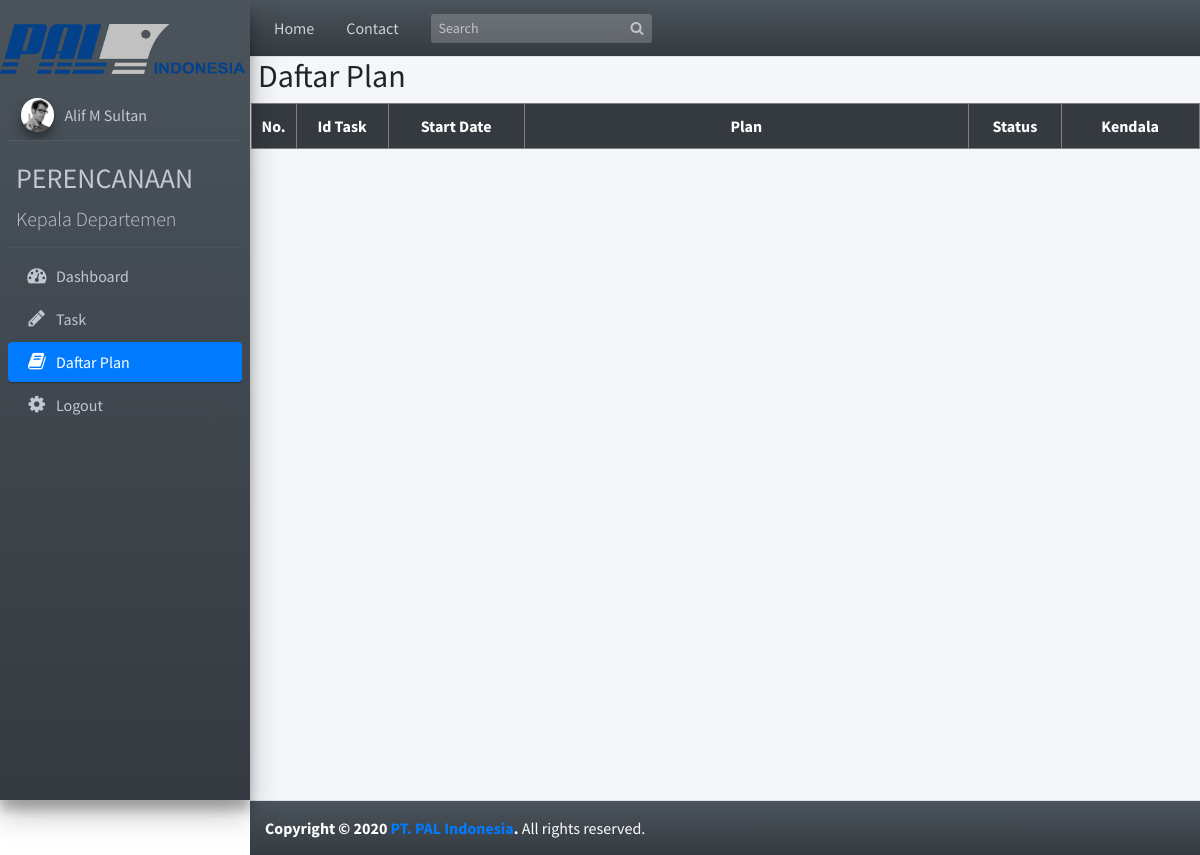
The page /pages/user_2/dashboard_2.php?plan (signed in) on the database as committed earlier.
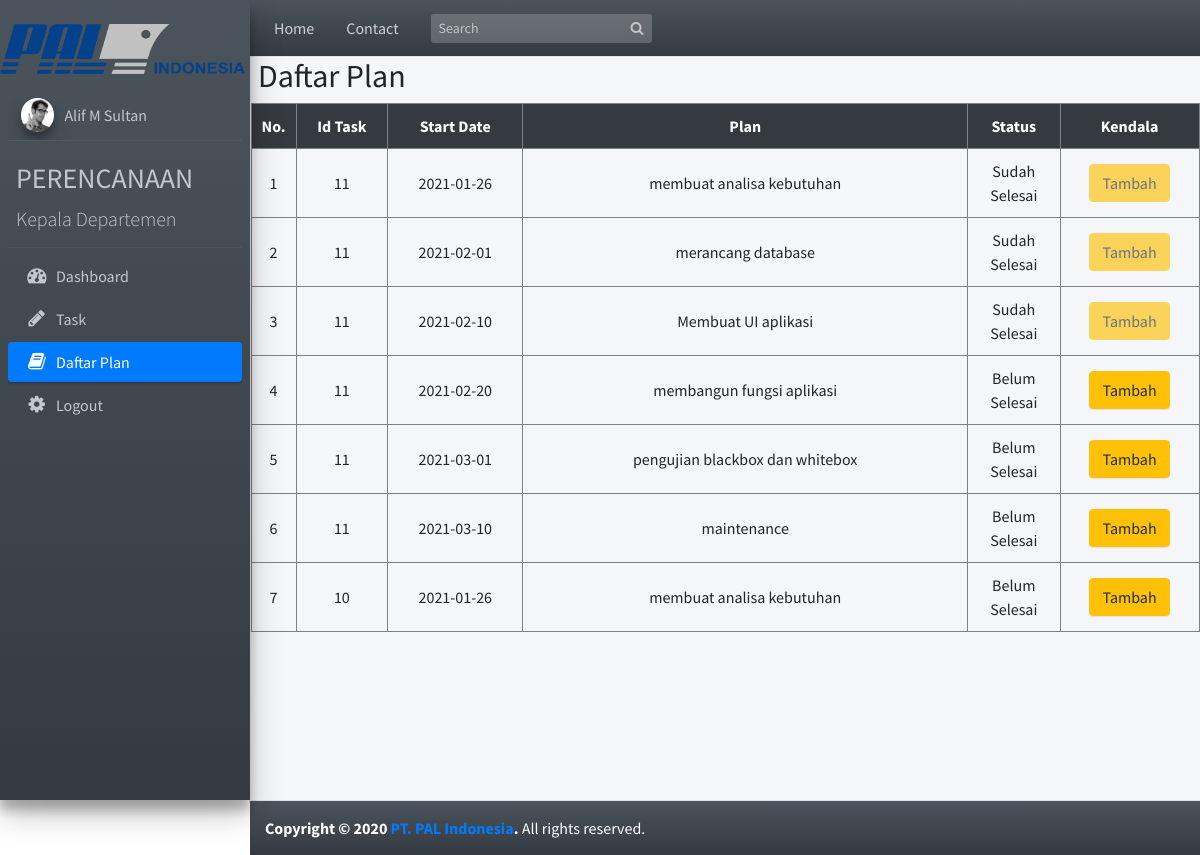
The same page on the database as committed later.
### tables this page shows
CREATE TABLE `tabel_plan` (
  `id_plan` int(11) NOT NULL,
  `id_task` int(11) NOT NULL,
  `date` date NOT NULL,
  `plan` varchar(255) NOT NULL,
  `status` int(1) NOT NULL
);

### pages/user_2/daftar_plan.php (the view, shortened to what this page needs)
<?php
  $no=1;
  $connect = mysqli_connect("localhost", "root", "", "magang_pal");
  $query = "SELECT * FROM tabel_plan ORDER BY id_plan ASC";
  $result = mysqli_query($connect, $query);
?>
<h2>Daftar Plan</h2>
<div class="row mb-2">
  <div class="table-responsive">
    <div id="daftar_plan">
      <table border="1" cellpadding="10" style="text-align:center;">
        <tr  bgcolor="#343a40"  style="color:#ffffff;">
            <th>No.</th>
            <th width=10%>Id Task</th>
            <th width=15%>Start Date</th>
            <th width=50%>Plan</th>
            <th width=10%>Status</th>
            <th width=15%>Kendala</th>
        </tr>
            <?php
              while($row = mysqli_fetch_array($result))
              {
            ?>
        <tr>
              <td><?php echo $no ?></td>
              <td><?php echo $row['id_task'] ?></td>
              <td><?php echo $row['date'] ?></td>
              <td><?php echo $row['plan'] ?></td>
              <td>
                  <?php if($row['status']=='1')
                      {
                    ?>
                        <a>Sudah Selesai</a>
                    <?php } else { ?>
                      <a>Belum Selesai</a>
                    <?php }
                    ?>
                  </td>
              <td>
                <?php if($row['status']=='1')
                  {
                ?>
                    <input disabled type="button" name="add" value="Tambah" id="<?php echo $row["id_plan"]; ?>" class="btn btn-warning btn-xs tambah_data"/>
                <?php } else { ?>
                    <input type="button" name="add" value="Tambah" id="<?php echo $row["id_plan"]; ?>" class="btn btn-warning btn-xs tambah_data"/>
                <?php }
                 ?>
              </td>
        </tr>
              <?php $no++;
                }
              ?>
      </table>
    </div>
  </div>
</div>

### pages/user_2/dashboard_2.php (shortened to what this page needs)
<!DOCTYPE html>
<html>
<head>
  <link rel="stylesheet" href="../../plugins/font-awesome/css/font-awesome.min.css">
  <link rel="stylesheet" href="https://code.ionicframework.com/ionicons/2.0.1/css/ionicons.min.css">
  <link rel="stylesheet" href="../../dist/css/adminlte.min.css">
  <link rel="stylesheet" href="../../plugins/iCheck/flat/blue.css">
  <link rel="stylesheet" href="../../plugins/morris/morris.css">
  <link rel="stylesheet" href="../../plugins/jvectormap/jquery-jvectormap-1.2.2.css">
  <link rel="stylesheet" href="../../plugins/datepicker/datepicker3.css">
  <link rel="stylesheet" href="../../plugins/daterangepicker/daterangepicker-bs3.css">
  <link rel="stylesheet" href="../../plugins/bootstrap-wysihtml5/bootstrap3-wysihtml5.min.css">
</head>
<body class="hold-transition sidebar-mini">
<div class="wrapper">
  <nav class="main-header navbar navbar-expand bg-dark-gradient navbar-dark border-bottom">
    <ul class="navbar-nav">
      <li class="nav-item d-none d-sm-inline-block">
        <a href="dashboard_2.php" class="nav-link">Home</a>
      </li>
      <li class="nav-item d-none d-sm-inline-block">
        <a href="#" class="nav-link">Contact</a>
      </li>
    </ul>
    <form class="form-inline ml-3">
      <div class="input-group input-group-sm">
        <input class="form-control form-control-navbar" type="search" placeholder="Search" aria-label="Search">
        <div class="input-group-append">
          <button class="btn btn-navbar" type="submit">
            <i class="fa fa-search"></i>
          </button>
        </div>
      </div>
    </form>
  </nav>
  <aside class="main-sidebar bg-dark-gradient sidebar-dark-primary elevation-4">
     <br>
    <img src="../../img/logpal.jpg" width="245px" height="50px">
    <div class="sidebar">
      <div class="user-panel mt-4 pb-2 mb-2 d-flex">
        <div class="image">
          <img src="../../dist/img/user2-160x160.jpg" class="img-circle elevation-3" alt="User Image">
        </div>
        <div class="info">
          <a href="" class="d-block"><?php echo $_SESSION['nama']; ?></a>
        </div>
      </div>
      <a href="dashboard_2.php?home" class="brand-link">
      <h3 class="brand-text font-weight-light"><b><?php echo $_SESSION['divisi']; ?></b></h3>
      <span class="brand-text font-weight-light"><?php echo $_SESSION['jabatan']; ?></span>
      </a>
      <nav class="mt-2">
        <ul class="nav nav-pills nav-sidebar flex-column" data-widget="treeview" role="menu" data-accordion="false">
              <li class="nav-item">
                <a href="dashboard_2.php?home" class="nav-link <?php if(isset($_REQUEST['home'])){ echo"active"; } ?>">
                  <i class="fa fa-dashboard nav-icon"></i>
                  <p>Dashboard</p>
                </a>
              </li>
              <li class="nav-item ">
                <a href="dashboard_2.php?task" class="nav-link <?php if(isset($_REQUEST['task'])){ echo"active"; } ?>">
                  <i class="nav-icon fa fa-pencil"></i>
                  <p>Task</p>
                </a>
              </li>
              <li class="nav-item ">
                <a href="dashboard_2.php?plan" class="nav-link <?php if(isset($_REQUEST['plan'])){ echo"active"; } ?>">
                  <i class="nav-icon fa fa-book"></i>
                  <p>Daftar Plan</p>
                </a>
              </li>
              <li class="nav-item">
                <a href="../../function/logout.php" class="nav-link">
                  <i class="nav-icon fa fa-gear"></i>
                  <p>
                    Logout
                  </p>
                </a>
              </li>
        </ul>
      </nav>
    </div>
  </aside>
  <div class="content-wrapper">
    <div class="content">
    <?php
			if(isset($_REQUEST['home'])){
				include("home.php");
			}else if(isset($_REQUEST['task'])){
				include("daftar_task.php");
			}else if(isset($_REQUEST['plan'])){
				include("daftar_plan.php");
			}?>
    </div>
  </div>
  <footer class="main-footer bg-dark-gradient">
    <strong>Copyright &copy; 2020 <a href="https://pal.co.id">PT. PAL Indonesia</a>.</strong>
    All rights reserved.
  </footer>
</div>
</body>
</html>

Rows that differ between the two databases and show on the page:
added tabel_plan: id_task "11", date "2021-01-26", plan "membuat analisa kebutuhan", status "Sudah Selesai"
added tabel_plan: id_task "11", date "2021-02-01", plan "merancang database", status "Sudah Selesai"
added tabel_plan: id_task "11", date "2021-02-10", plan "Membuat UI aplikasi", status "Sudah Selesai"
added tabel_plan: id_task "11", date "2021-02-20", plan "membangun fungsi aplikasi", status "Belum Selesai"
added tabel_plan: id_task "11", date "2021-03-01", plan "pengujian blackbox dan whitebox", status "Belum Selesai"
added tabel_plan: id_task "11", date "2021-03-10", plan "maintenance", status "Belum Selesai"
added tabel_plan: id_task "10", date "2021-01-26", plan "membuat analisa kebutuhan", status "Belum Selesai"
